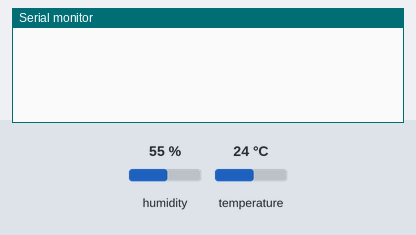
Recording of a sketch running on a simulated Arduino Uno, built with avr-gcc and run on an emulated ATmega328P. Shown: the last lines printed to the serial monitor. The test bench sets the inputs (shaded band); at power-on: humidity 55 %, temperature 24 °C.

Above: at 3.7 s.
3.8 s: humidity set to 22 %
At 6.0 s:
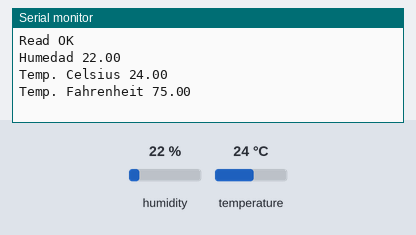
9.2 s: temperature set to 12 °C
At 12.9 s:
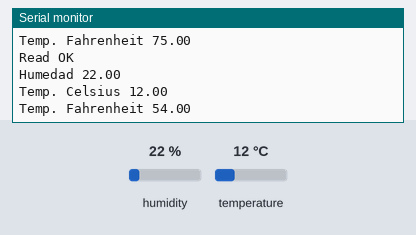
14.6 s: humidity set to 40 %
At 17.0 s:
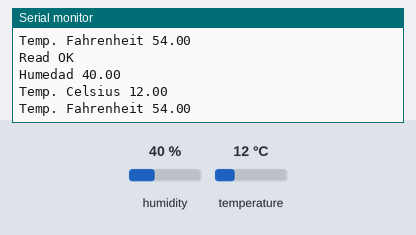

Measured:
- after the input at 3.8 s, the serial monitor: prints a new line after 0.74 s (image 1)
- after the input at 9.2 s, the serial monitor: prints a new line after 3.4 s (image 2)
- after the input at 14.6 s, the serial monitor: prints a new line after 2.0 s (image 3)

The sketch:

RedesProject.ino
```cpp
#include <SPI.h>
#include <Ethernet.h>
#include <CayenneMQTTEthernet.h>
#include <DHT.h>

byte mac[] = { 0xDE, 0xAD, 0xBE, 0xEF, 0xFE, 0xED };
unsigned long lastMillis = 0;
EthernetClient client;
DHT dht(3, DHT11);
char username[] = "xxxx";
char password[] = "xxxx";
char clientID[] = "xxxx";
float tempC = 0.0;
float tempF = 0.0;
float humidity = 0.0;

IPAddress ip(172,17,62,200);
IPAddress myDns(192,168,80,231);
void setup() {
  Serial.begin(9600);
  Cayenne.begin(username, password, clientID);
  dht.begin();

  delay(1000);
}

void loop() {
  Cayenne.loop();

  if (millis() - lastMillis > 4000) {
    lastMillis = millis();

    int chk = dht.read();
    Serial.println("Read OK");
    humidity = (float)dht.readHumidity();
    tempC = (int)dht.readTemperature();
    tempF = (int)round(1.8 * tempC + 32);

    Serial.println("Humedad " + (String)humidity);
    Serial.println("Temp. Celsius " + (String)tempC);
    Serial.println("Temp. Fahrenheit " + (String)tempF);
    Cayenne.virtualWrite(0, humidity);
    Cayenne.celsiusWrite(1, tempC);
    Cayenne.virtualWrite(2, tempF);
  }
}
```
